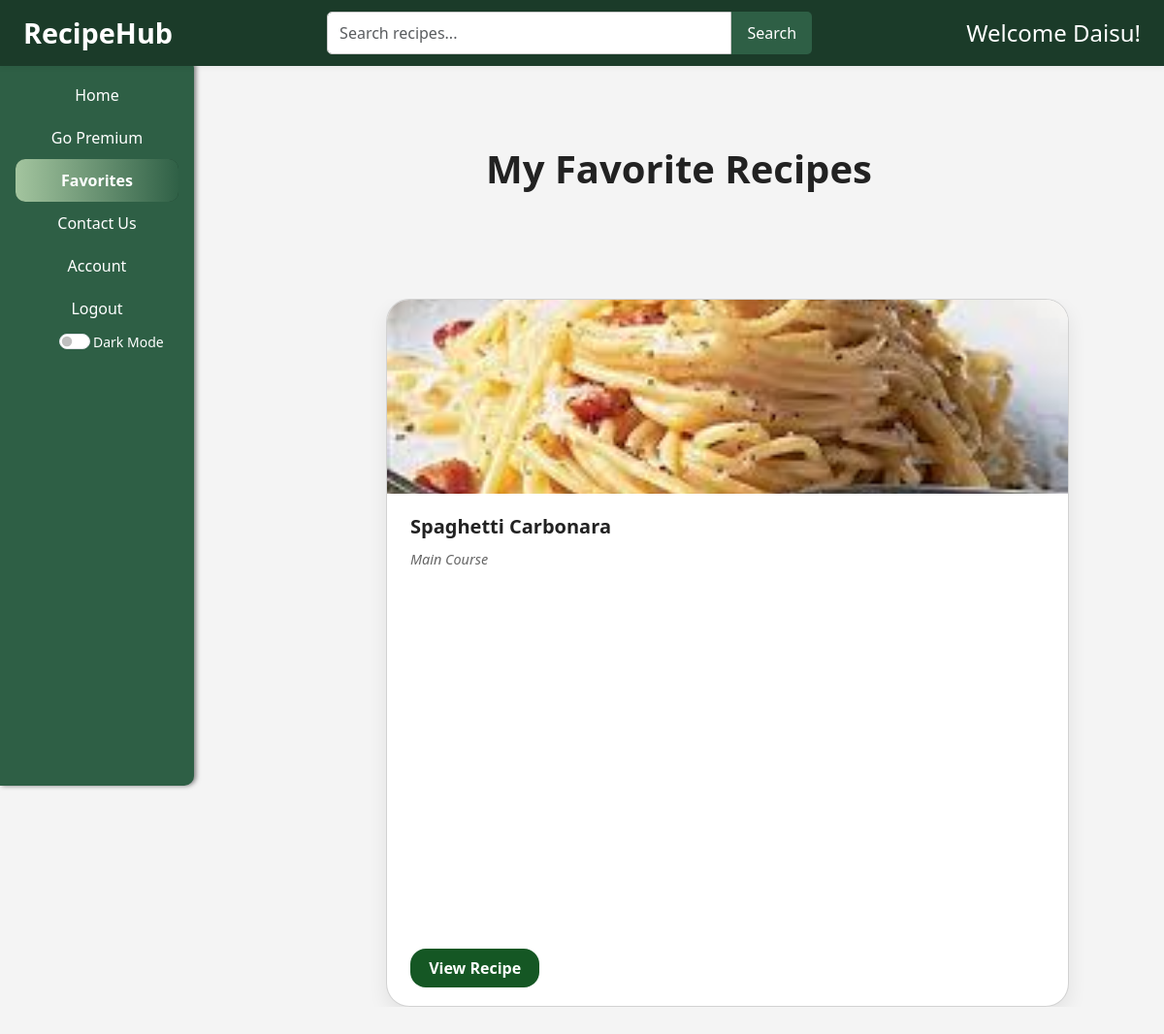
The page /favorites (signed in) on the database its author committed.
### tables this page shows
CREATE TABLE Recipes (
      id INTEGER PRIMARY KEY AUTOINCREMENT,
      title TEXT,
      ingredients TEXT,
      instructions TEXT,
      duration INTEGER,
      isPremium INTEGER DEFAULT 0,
      status TEXT DEFAULT 'pending',
      staff_id INTEGER,
      createdAt TIMESTAMP DEFAULT CURRENT_TIMESTAMP, image TEXT, courseType TEXT,
      FOREIGN KEY (staff_id) REFERENCES Staff(id)
    );

### app.py (the view)
@app.route('/favorites')
def favorites():
    if 'user_id' not in session:
        flash("You must be logged in to view your favorites.", "warning")
        return redirect(url_for('login'))
    customer_id = session['user_id']
    db = get_db_connection()
    cursor = db.cursor()
    cursor.execute(
        '''
        SELECT Recipes.* FROM Recipes
        JOIN Favorites ON Recipes.id = Favorites.recipe_id
        WHERE Favorites.customer_id = ?
    ''', (customer_id, ))
    favorite_recipes = cursor.fetchall()
    db.close()
    return render_template('customer/favorites.html', recipes=favorite_recipes)

### db_setup.py (called while the page is built)
def get_db_connection():
  conn = sqlite3.connect('RecipeHub.db')
  conn.row_factory = sqlite3.Row
  return conn

### templates/customer/favorites.html
{% extends 'customer/base.html' %}
{% block head %}
<link rel="stylesheet" href="{{ url_for('static', filename='favorites.css') }}">
{% endblock %}
{% block body %}
<main class="main-content">
  <h2 class="section-title">My Favorite Recipes</h2>
  <div class="content">
    <div class="cards">
      {% for recipe in recipes %}
      <div class="card">
        <img src="{{ url_for('serve_image', filename=recipe['image']) }}" alt="{{ recipe['title'] }}">
        <div class="card-info">
          <strong>{{ recipe['title'] }}</strong>
          <small>{{ recipe['courseType'] }}</small>
          <a href="{{ url_for('view_recipe_customer', recipe_id=recipe['id']) }}" class="button-link">View Recipe</a>
        </div>
      </div>
      {% endfor %}
    </div>
  </div>
</main>
{% endblock %}

### static/base.css (style rules this page uses)
*, *::before, *::after { margin: 0; padding: 0; box-sizing: border-box; }
html, body { height: 100%; font-family: 'Poppins', sans-serif; color: #000; background: #fff; overflow-x: hidden; }
body { min-height: 100vh; }
.button-link { text-decoration: none; padding: 0.5rem 1rem; font-size: 1rem; border-radius: 5px; font-weight: bold; transition: all 0.3s ease; }
body.favorites-page .content { margin-left: 100px; }
.content { margin-top: 70px; padding: 2rem; min-height: calc(100vh - 70px); overflow-x: hidden; display: flex; flex-wrap: wrap; justify-content: center; width: 100%; }
.cards { display: grid; grid-template-columns: repeat(auto-fit, minmax(300px, 1fr)); gap: 20px; width: 90%; margin: 30px auto; }
@media (min-width: 1200px) { .cards { grid-template-columns: repeat(auto-fit, minmax(350px, 1fr)); gap: 30px; } }
@media (min-width: 1200px) { .card img { height: 250px; } }
.card, .cardLocked { background-color: #fff; border-radius: 2.5rem; box-shadow: 0 6px 12px rgba(0, 0, 0, 0.1); transition: transform 0.3s ease, box-shadow 0.3s ease, background-color 0.3s ease, opacity 0.5s ease; position: relative; display: flex; flex-direction: column; }

### static/favorites.css (style rules this page uses)
*, *::before, *::after { box-sizing: border-box; margin: 0; padding: 0; }
body { font-family: 'Segoe UI', sans-serif; background-color: #f4f4f4; color: #333; overflow-x: hidden; min-height: 100vh; }
.main-content { padding: 3rem 2rem; max-width: 1200px; margin: 0 auto; display: flex; flex-direction: column; align-items: center; }
.section-title { font-size: 2.5rem; font-weight: 700; margin-bottom: 2.5rem; color: #222; text-align: center; }
.main-content .content { width: 100%; display: flex; justify-content: center; padding: 0 1rem; box-sizing: border-box; }
.main-content .cards { display: grid; grid-template-columns: repeat(auto-fit, minmax(280px, 1fr)); gap: 2rem; width: 100%; max-width: 1200px; margin: 0 auto; }
.card { background-color: #ffffff; border-radius: 1.5rem; box-shadow: 0 8px 20px rgba(0, 0, 0, 0.08); overflow: hidden; display: flex; flex-direction: column; transition: transform 0.3s ease, box-shadow 0.3s ease; animation: fadeIn 0.6s ease forwards; opacity: 0; }
.card img { width: 100%; height: 200px; object-fit: cover; }
.card-info { padding: 1.2rem 1.5rem; display: flex; flex-direction: column; gap: 0.5rem; flex-grow: 1; }
.card-info strong { font-size: 1.25rem; color: #222; }
.card-info small { font-size: 0.9rem; color: #666; font-style: italic; }
.button-link { margin-top: auto; align-self: flex-start; padding: 0.5rem 1.2rem; background-color: #155724; color: #fff; border-radius: 1rem; text-decoration: none; font-weight: 600; transition: background-color 0.3s ease; }

### rows shown on the page
Recipes: image (picture), title "Spaghetti Carbonara", courseType "Main Course"

### other values the page prints
{{ session['username'] }} "Daisu"
